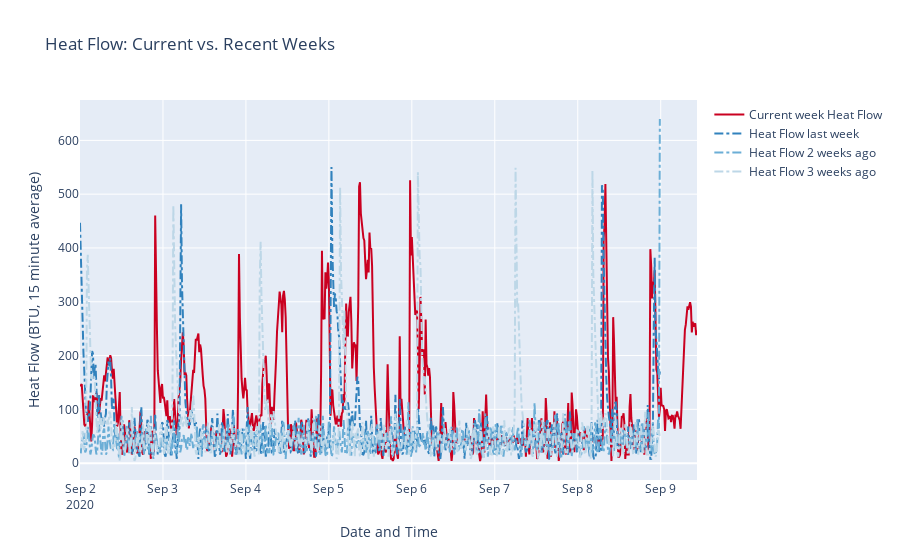

Source (notebook cell):
### Code cell
this_week = go.Scatter(x = current_week_w_day_avgs.datetime_col,
                   y = current_week_w_day_avgs.heat_flow,
                   line = dict(color = '#ca0020'),
                   name='Current week Heat Flow')

last_week = go.Scatter(x = last_week_df.adjusted_datetime_col,
                      y = last_week_df.heat_flow,
                       line = dict(dash = 'dashdot',
                                   color = '#3182bd'),
                       name = "Heat Flow last week")

two_weeks_ago = go.Scatter(x = two_weeks_ago_df.adjusted_datetime_col,
                          y = two_weeks_ago_df.heat_flow,
                           line = dict(dash = 'dashdot',
                                       color = '#6baed6'),
                           name = "Heat Flow 2 weeks ago")

three_weeks_ago = go.Scatter(x = three_weeks_ago_df.adjusted_datetime_col,
                            y = three_weeks_ago_df.heat_flow,
                             line = dict(dash = 'dashdot',
                                         color = '#bdd7e7'),
                            name = "Heat Flow 3 weeks ago")
    
layout = dict(title = 'Heat Flow: Current vs. Recent Weeks',
              xaxis = dict(title='Date and Time'),
              yaxis = dict(title='Heat Flow (BTU, 15 minute average)')
             )

data = [this_week, last_week, two_weeks_ago, three_weeks_ago]

fig = go.Figure(dict(data=data, layout=layout))

fig.show()

### Figure 1 — Plotly figure (JSON) as saved in the notebook; plotly's stock layout.template omitted (floating-point values rounded to 4 significant figures; data arrays with more than 128 entries replaced by an {"elided": "..."} marker saying what was removed)
{"data": [{"line": {"color": "#ca0020"}, "name": "Current week Heat Flow", "type": "scatter", "x": {"elided": "714 str values"}, "y": {"elided": "714 float values"}}, {"line": {"color": "#3182bd", "dash": "dashdot"}, "name": "Heat Flow last week", "type": "scatter", "x": {"elided": "663 str values"}, "y": {"elided": "663 float values"}}, {"line": {"color": "#6baed6", "dash": "dashdot"}, "name": "Heat Flow 2 weeks ago", "type": "scatter", "x": {"elided": "672 str values"}, "y": {"elided": "672 float values"}}, {"line": {"color": "#bdd7e7", "dash": "dashdot"}, "name": "Heat Flow 3 weeks ago", "type": "scatter", "x": {"elided": "669 str values"}, "y": {"elided": "669 float values"}}], "layout": {"title": {"text": "Heat Flow: Current vs. Recent Weeks"}, "xaxis": {"title": {"text": "Date and Time"}}, "yaxis": {"title": {"text": "Heat Flow (BTU, 15 minute average)"}}}}
